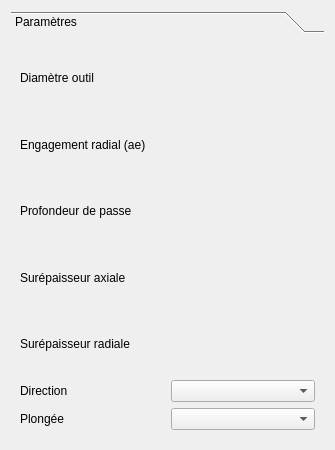
<?xml version="1.0" encoding="UTF-8"?>
<ui version="4.0">
 <class>AdaptativeOp</class>
 <widget class="QWidget" name="AdaptativeOp">
  <property name="geometry">
   <rect>
    <x>0</x>
    <y>0</y>
    <width>335</width>
    <height>450</height>
   </rect>
  </property>
  <property name="windowTitle">
   <string>Fraisage Adaptatif</string>
  </property>
  <layout class="QGridLayout" name="gridLayout">
   <item row="0" column="0">
    <widget class="QToolBox" name="toolBox">
     <property name="currentIndex">
      <number>0</number>
     </property>
     <widget class="QWidget" name="pageParams">
      <property name="geometry">
       <rect>
        <x>0</x>
        <y>0</y>
        <width>317</width>
        <height>402</height>
       </rect>
      </property>
      <attribute name="label">
       <string>Paramètres</string>
      </attribute>
      <layout class="QGridLayout" name="gridLayout_2">
       <item row="0" column="0">
        <widget class="QLabel" name="label_toolDiam">
         <property name="text">
          <string>Diamètre outil</string>
         </property>
        </widget>
       </item>
       <item row="0" column="1">
        <widget class="Gui::QuantitySpinBox" name="toolDiamSpin" native="true">
         <property name="statusTip">
          <string>Diamètre</string>
         </property>
         <property name="minimum" stdset="0">
          <double>-999999999.000000000000000</double>
         </property>
         <property name="maximum" stdset="0">
          <double>999999999.000000000000000</double>
         </property>
        </widget>
       </item>
       <item row="1" column="0">
        <widget class="QLabel" name="label_ae">
         <property name="text">
          <string>Engagement radial (ae)</string>
         </property>
        </widget>
       </item>
       <item row="1" column="1">
        <widget class="Gui::QuantitySpinBox" name="aeSpin" native="true">
         <property name="statusTip">
          <string>Diamètre</string>
         </property>
         <property name="minimum" stdset="0">
          <double>-999999999.000000000000000</double>
         </property>
         <property name="maximum" stdset="0">
          <double>999999999.000000000000000</double>
         </property>
        </widget>
       </item>
       <item row="2" column="0">
        <widget class="QLabel" name="label_stepDown">
         <property name="text">
          <string>Profondeur de passe</string>
         </property>
        </widget>
       </item>
       <item row="2" column="1">
        <widget class="Gui::QuantitySpinBox" name="stepDownSpin" native="true">
         <property name="statusTip">
          <string>Diamètre</string>
         </property>
         <property name="minimum" stdset="0">
          <double>-999999999.000000000000000</double>
         </property>
         <property name="maximum" stdset="0">
          <double>999999999.000000000000000</double>
         </property>
        </widget>
       </item>
       <item row="3" column="0">
        <widget class="QLabel" name="label_surepAx">
         <property name="text">
          <string>Surépaisseur axiale</string>
         </property>
        </widget>
       </item>
       <item row="3" column="1">
        <widget class="Gui::QuantitySpinBox" name="surepAxialeSpin" native="true">
         <property name="statusTip">
          <string>Diamètre</string>
         </property>
         <property name="minimum" stdset="0">
          <double>-999999999.000000000000000</double>
         </property>
         <property name="maximum" stdset="0">
          <double>999999999.000000000000000</double>
         </property>
        </widget>
       </item>
       <item row="4" column="0">
        <widget class="QLabel" name="label_surepRad">
         <property name="text">
          <string>Surépaisseur radiale</string>
         </property>
        </widget>
       </item>
       <item row="4" column="1">
        <widget class="Gui::QuantitySpinBox" name="surepRadialeSpin" native="true">
         <property name="statusTip">
          <string>Diamètre</string>
         </property>
         <property name="minimum" stdset="0">
          <double>-999999999.000000000000000</double>
         </property>
         <property name="maximum" stdset="0">
          <double>999999999.000000000000000</double>
         </property>
        </widget>
       </item>
       <item row="5" column="0">
        <widget class="QLabel" name="label_direction">
         <property name="text">
          <string>Direction</string>
         </property>
        </widget>
       </item>
       <item row="5" column="1">
        <widget class="QComboBox" name="directionCombo"/>
       </item>
       <item row="6" column="0">
        <widget class="QLabel" name="label_plunge">
         <property name="text">
          <string>Plongée</string>
         </property>
        </widget>
       </item>
       <item row="6" column="1">
        <widget class="QComboBox" name="plungeCombo"/>
       </item>
      </layout>
     </widget>
    </widget>
   </item>
  </layout>
 </widget>
 <customwidgets>
  <customwidget>
   <class>Gui::QuantitySpinBox</class>
   <extends>QWidget</extends>
   <header location="global">Gui/QuantitySpinBox.h</header>
  </customwidget>
 </customwidgets>
 <resources/>
 <connections/>
</ui>
